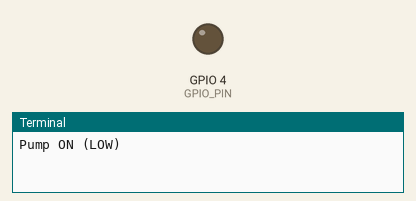
This program was run on a simulated Raspberry Pi (BCM pin numbers). Shown: output pins drawn as LEDs (lit = HIGH), the last lines printed to the terminal.

Above: at 5.0 s.
At 15.0 s:
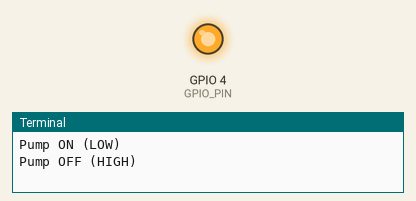
Timing chart, 0 to 26.0 s (numbered marks = the images above):
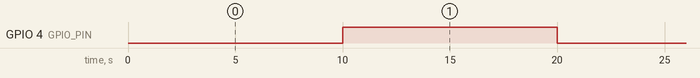

Measured:
- by itself, GPIO 4 (GPIO_PIN): alternates HIGH for 10.0 s and LOW for 10.0 s

The program:

water.py
```python
import RPi.GPIO as GPIO
import time

# Pin configuration
GPIO_PIN = 4  # GPIO pin connected to the pump

# GPIO setup
GPIO.setmode(GPIO.BCM)  # Use BCM numbering
GPIO.setup(GPIO_PIN, GPIO.OUT)  # Set the pin as an output

try:
    while True:
        # Set pin to LOW (turn pump ON)
        GPIO.output(GPIO_PIN, GPIO.LOW)
        print("Pump ON (LOW)")
        time.sleep(10)  # Wait for 10 seconds

        # Set pin to HIGH (turn pump OFF)
        GPIO.output(GPIO_PIN, GPIO.HIGH)
        print("Pump OFF (HIGH)")
        time.sleep(10)  # Wait for 10 seconds

except KeyboardInterrupt:
    print("Stopping script...")

finally:
    # Cleanup GPIO settings before exiting
    GPIO.cleanup()
```
